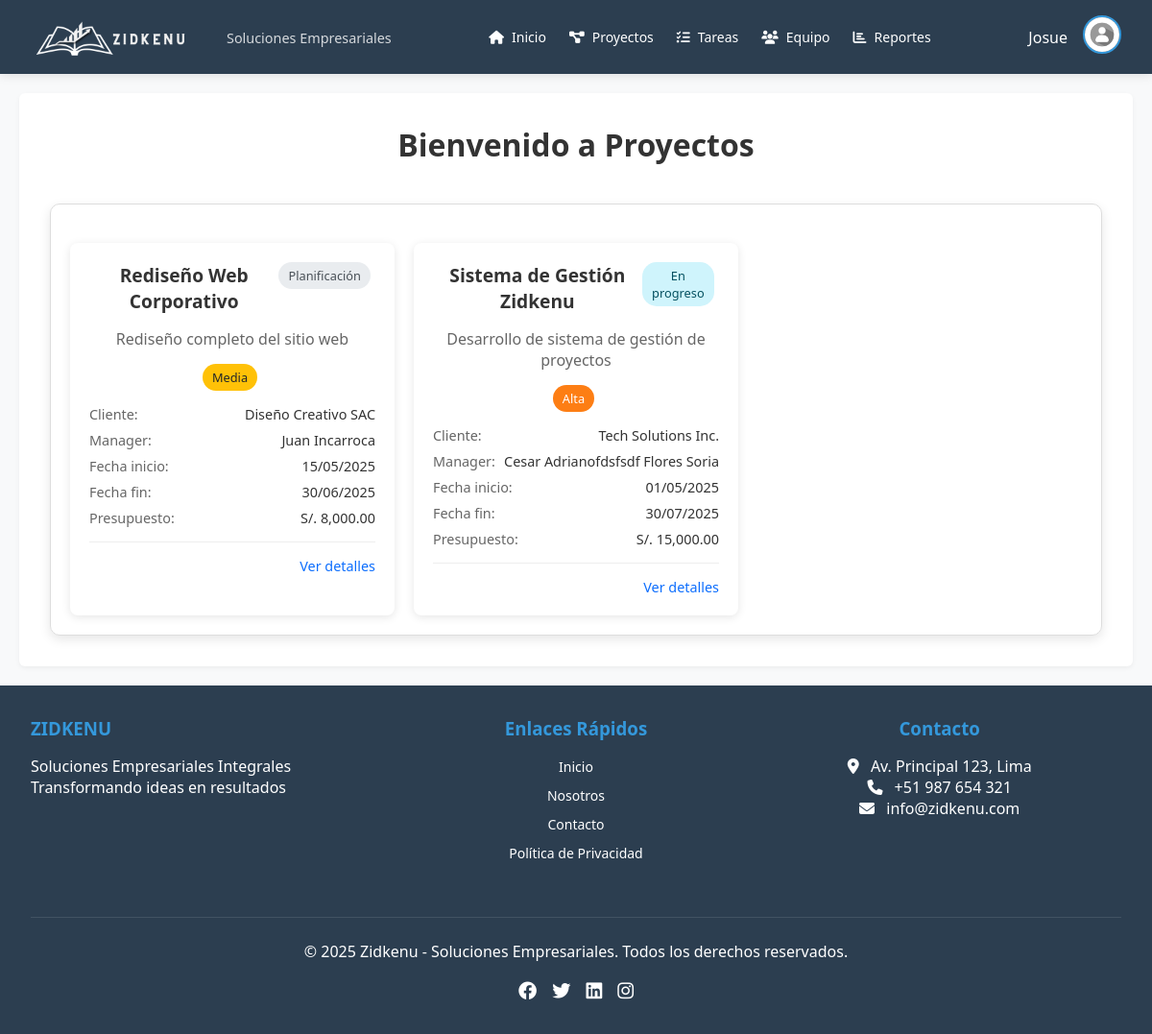
/pantallas/projects.php (signed in), run on the app's committed database.
### tables this page shows
CREATE TABLE `users` (
  `id` int(11) NOT NULL,
  `username` varchar(50) NOT NULL,
  `password` varchar(255) NOT NULL,
  `email` varchar(100) NOT NULL,
  `nombres` varchar(50) NOT NULL,
  `apellidos` varchar(50) NOT NULL,
  `fecha_nacimiento` date NOT NULL,
  `dni` int(8) NOT NULL,
  `celular` int(9) NOT NULL,
  `foto_perfil` varchar(255) DEFAULT '../assets/foto_perfil/default.png',
  `role` enum('admin','manager','member') NOT NULL DEFAULT 'member',
  `created_at` timestamp NOT NULL DEFAULT current_timestamp(),
  `updated_at` timestamp NOT NULL DEFAULT current_timestamp() ON UPDATE current_timestamp()
);

CREATE TABLE `projects` (
  `id` int(11) NOT NULL,
  `name` varchar(100) NOT NULL,
  `description` text DEFAULT NULL,
  `client_id` int(11) DEFAULT NULL,
  `manager_id` int(11) NOT NULL,
  `start_date` date NOT NULL,
  `end_date` date DEFAULT NULL,
  `budget` decimal(15,2) DEFAULT NULL,
  `status` enum('planning','in_progress','on_hold','completed','cancelled') NOT NULL DEFAULT 'planning',
  `priority` enum('low','medium','high','critical') NOT NULL DEFAULT 'medium',
  `created_at` timestamp NOT NULL DEFAULT current_timestamp(),
  `updated_at` timestamp NOT NULL DEFAULT current_timestamp() ON UPDATE current_timestamp()
);

CREATE TABLE `clients` (
  `id` int(11) NOT NULL,
  `name` varchar(100) NOT NULL,
  `contact_person` varchar(100) DEFAULT NULL,
  `email` varchar(100) NOT NULL,
  `phone` varchar(20) DEFAULT NULL,
  `address` text DEFAULT NULL,
  `tax_id` varchar(50) DEFAULT NULL,
  `notes` text DEFAULT NULL,
  `created_by` int(11) NOT NULL,
  `created_at` timestamp NOT NULL DEFAULT current_timestamp(),
  `updated_at` timestamp NOT NULL DEFAULT current_timestamp() ON UPDATE current_timestamp()
);

### pantallas/projects.php (the view, shortened to what this page needs)
<?php
require '../conexion/config.php';
$stmt = $pdo->prepare("SELECT * FROM users WHERE id = ?");
$stmt->execute([$_SESSION['user_id']]);
$user = $stmt->fetch();
$userId = $_SESSION['user_id'];
$userRole = $user['role'];
if ($userRole == 'admin') {
    $stmt = $pdo->query("SELECT p.*, c.name as client_name, u.nombres as manager_name, u.apellidos as manager_lastname
                        FROM projects p
                        LEFT JOIN clients c ON p.client_id = c.id
                        LEFT JOIN users u ON p.manager_id = u.id
                        ORDER BY p.start_date DESC");
    $projects = $stmt->fetchAll();
} else {
    $stmt = $pdo->prepare("SELECT p.*, c.name as client_name, u.nombres as manager_name, u.apellidos as manager_lastname
                        FROM projects p
                        LEFT JOIN clients c ON p.client_id = c.id
                        LEFT JOIN users u ON p.manager_id = u.id
                        INNER JOIN project_team pt ON p.id = pt.project_id
                        WHERE pt.user_id = ?
                        ORDER BY p.start_date DESC");
    $stmt->execute([$userId]);
    $projects = $stmt->fetchAll();
}
function getStatusInfo($status) {
    switch ($status) {
        case 'planning':
            return ['text' => 'Planificación', 'class' => 'status-planning'];
        case 'in_progress':
            return ['text' => 'En progreso', 'class' => 'status-progress'];
    }
}
function getPriorityInfo($priority) {
    switch ($priority) {
        case 'medium':
            return ['text' => 'Media', 'class' => 'priority-medium'];
        case 'high':
            return ['text' => 'Alta', 'class' => 'priority-high'];
    }
}
function formatDate($date) {
    $timestamp = strtotime($date);
    return date('d/m/Y', $timestamp);
}
?>
<!DOCTYPE html>
<html lang="es">
<head>
    <link rel="stylesheet" href="../css/style.css">
</head>
<body>
    <?php include '../estructura/header.php'; ?>
    <h1>Bienvenido a Proyectos</h1>
    <div class="container">
        <?php if (empty($projects)): ?>
        <div class="no-projects">
            <h3>No hay proyectos disponibles</h3>
            <p>Aún no tienes proyectos asignados o no se han creado proyectos en el sistema.</p>
            <?php if ($userRole == 'admin' || $userRole == 'manager'): ?>
            <p>Haz clic en "Nuevo Proyecto" para crear uno.</p>
            <?php endif; ?>
        </div>
        <?php else: ?>
        <div class="project-grid">
            <?php foreach ($projects as $project):
                $statusInfo = getStatusInfo($project['status']);
                $priorityInfo = getPriorityInfo($project['priority']);
            ?>
            <div class="project-card">
                <div class="project-header">
                    <h3 class="project-name"><?= htmlspecialchars($project['name']) ?></h3>
                    <div>
                        <span class="project-status <?= $statusInfo['class'] ?>"><?= $statusInfo['text'] ?></span>
                    </div>
                </div>
                <p class="project-description"><?= htmlspecialchars($project['description'] ?: 'Sin descripción') ?></p>
                <div>
                    <span class="project-priority <?= $priorityInfo['class'] ?>"><?= $priorityInfo['text'] ?></span>
                </div>
                <div class="project-info">
                    <div class="info-row">
                        <span class="info-label">Cliente:</span>
                        <span class="info-value"><?= htmlspecialchars($project['client_name'] ?: 'N/A') ?></span>
                    </div>
                    <div class="info-row">
                        <span class="info-label">Manager:</span>
                        <span class="info-value"><?= htmlspecialchars($project['manager_name'] . ' ' . $project['manager_lastname']) ?></span>
                    </div>
                    <div class="info-row">
                        <span class="info-label">Fecha inicio:</span>
                        <span class="info-value"><?= formatDate($project['start_date']) ?></span>
                    </div>
                    <div class="info-row">
                        <span class="info-label">Fecha fin:</span>
                        <span class="info-value"><?= formatDate($project['end_date']) ?></span>
                    </div>
                    <?php if ($project['budget']): ?>
                    <div class="info-row">
                        <span class="info-label">Presupuesto:</span>
                        <span class="info-value">S/. <?= number_format($project['budget'], 2) ?></span>
                    </div>
                    <?php endif; ?>
                </div>
                <div class="project-footer">
                    <a href="project_detail.php?id=<?= $project['id'] ?>">Ver detalles</a>
                </div>
            </div>
            <?php endforeach; ?>
        </div>
        <?php endif; ?>
    </div>
    <?php include '../estructura/footer.php'; ?>
</body>
</html>

### estructura/header.php (shortened to what this page needs)
<!DOCTYPE html>
<html lang="es">
<head>
    <link rel="stylesheet" href="https://cdnjs.cloudflare.com/ajax/libs/font-awesome/6.4.0/css/all.min.css">
    <link rel="stylesheet" href="../css/style.css">
</head>
<body>
    <header class="navbar">
        <div class="logo-container">
            <img src="../assets/img/zidkenu_logo.png" alt="Zidkenu Logo" class="logo-img">
            <div>
                <span class="logo-slogan">Soluciones Empresariales</span>
            </div>
        </div>
        <nav class="nav-links">
            <a href="home_screen.php"><i class="fas fa-home"></i> Inicio</a>
            <a href="projects.php"><i class="fas fa-project-diagram"></i> Proyectos</a>
            <a href="tasks.php"><i class="fas fa-tasks"></i> Tareas</a>
            <a href="team.php"><i class="fas fa-users"></i> Equipo</a>
            <a href="reports.php"><i class="fas fa-chart-bar"></i> Reportes</a>
        </nav>
        <?php if (isset($_SESSION['user_id'])): ?>
        <div class="user-menu">
            <span class="username"><?= htmlspecialchars($user['nombres'] ?? 'Usuario') ?></span>
            <div class="dropdown">
                <img src="<?= htmlspecialchars($_SESSION['user_avatar'] ?? $user['foto_perfil'] ?? '../assets/foto_perfil/default.jpg') ?>" alt="Avatar" class="avatar" id="avatarBtn">
            </div>
        </div>
        <?php endif; ?>
    </header>
    <main class="main-content">

### estructura/footer.php (shortened to what this page needs)
</main>
    <footer style="background-color: var(--primary-color); color: white; padding: 2rem; text-align: center;">
        <div style="max-width: 1200px; margin: 0 auto; display: flex; flex-direction: column; gap: 1.5rem;">
            <div style="display: flex; justify-content: space-between; flex-wrap: wrap;">
                <div style="flex: 1; min-width: 200px; text-align: left;">
                    <h3 style="margin-bottom: 1rem; color: var(--secondary-color);">ZIDKENU</h3>
                    <p>Soluciones Empresariales Integrales</p>
                    <p>Transformando ideas en resultados</p>
                </div>
                <div style="flex: 1; min-width: 200px;">
                    <h3 style="margin-bottom: 1rem; color: var(--secondary-color);">Enlaces Rápidos</h3>
                    <ul style="list-style: none;">
                        <li style="margin-bottom: 0.5rem;"><a href="home_screen.php" style="color: white; text-decoration: none;">Inicio</a></li>
                        <li style="margin-bottom: 0.5rem;"><a href="about.php" style="color: white; text-decoration: none;">Nosotros</a></li>
                        <li style="margin-bottom: 0.5rem;"><a href="contact.php" style="color: white; text-decoration: none;">Contacto</a></li>
                        <li style="margin-bottom: 0.5rem;"><a href="privacy.php" style="color: white; text-decoration: none;">Política de Privacidad</a></li>
                    </ul>
                </div>
                <div style="flex: 1; min-width: 200px;">
                    <h3 style="margin-bottom: 1rem; color: var(--secondary-color);">Contacto</h3>
                    <p><i class="fas fa-map-marker-alt" style="margin-right: 0.5rem;"></i> Av. Principal 123, Lima</p>
                    <p><i class="fas fa-phone" style="margin-right: 0.5rem;"></i> +51 987 654 321</p>
                    <p><i class="fas fa-envelope" style="margin-right: 0.5rem;"></i> info@zidkenu.com</p>
                </div>
            </div>
            <div style="margin-top: 1.5rem; padding-top: 1.5rem; border-top: 1px solid rgba(255,255,255,0.1);">
                <p>&copy; <?= date('Y') ?> Zidkenu - Soluciones Empresariales. Todos los derechos reservados.</p>
                <div style="display: flex; justify-content: center; gap: 1rem; margin-top: 1rem;">
                    <a href="#" style="color: white; font-size: 1.2rem;"><i class="fab fa-facebook"></i></a>
                    <a href="#" style="color: white; font-size: 1.2rem;"><i class="fab fa-twitter"></i></a>
                    <a href="#" style="color: white; font-size: 1.2rem;"><i class="fab fa-linkedin"></i></a>
                    <a href="#" style="color: white; font-size: 1.2rem;"><i class="fab fa-instagram"></i></a>
                </div>
            </div>
        </div>
    </footer>
</body>
</html>

### css/style.css (style rules this page uses)
:root { --primary-color: #2c3e50; --secondary-color: #3498db; --accent-color: #e74c3c; --light-color: #ecf0f1; --dark-color: #2c3e50; --text-color: #333; --border-radius: 6px; }
body { font-family: Arial, sans-serif; background-color: #fff; margin: 0; padding: 0; }
.container { max-width: 2000px; margin: auto; padding: 20px; border: 1px solid #ddd; border-radius: 10px; text-align: center; box-shadow: 0 4px 12px rgba(0, 0, 0, 0.1); }
h1 { margin-bottom: 20px; }
a { color: #0074d9; text-decoration: none; font-size: 14px; }
* { margin: 0; padding: 0; box-sizing: border-box; font-family: 'Segoe UI', Tahoma, Geneva, Verdana, sans-serif; }
body { background-color: #f5f5f5; min-height: 100vh; display: flex; flex-direction: column; color: var(--text-color); }
.navbar { background-color: var(--primary-color); color: white; padding: 1rem 2rem; display: flex; justify-content: space-between; align-items: center; box-shadow: 0 2px 10px rgba(0, 0, 0, 0.1); position: relative; z-index: 1000; }
.logo-container { display: flex; align-items: center; gap: 1rem; }
.logo-img { height: 40px; }
.logo-slogan { font-size: 0.9rem; opacity: 0.8; margin-left: 1rem; }
.nav-links { display: flex; gap: 1.5rem; }
.nav-links a { color: white; text-decoration: none; font-weight: 500; transition: color 0.3s; display: flex; align-items: center; gap: 0.5rem; padding: 0.5rem 0; }
.user-menu { display: flex; align-items: center; gap: 1rem; position: relative; }
.username { font-weight: 500; cursor: pointer; }
.avatar { width: 40px; height: 40px; border-radius: 50%; object-fit: cover; cursor: pointer; border: 2px solid var(--secondary-color); transition: transform 0.2s; }
.main-content { flex: 1; padding: 2rem; background-color: #fff; margin: 20px; border-radius: var(--border-radius); box-shadow: 0 2px 5px rgba(0,0,0,0.05); }
h1 { text-align: center; }
.project-grid { display: grid; grid-template-columns: repeat(auto-fill, minmax(300px, 1fr)); gap: 20px; margin-top: 20px; }
.project-card { background-color: white; border-radius: 8px; box-shadow: 0 2px 10px rgba(0,0,0,0.1); padding: 20px; transition: transform 0.2s; }
.project-header { display: flex; justify-content: space-between; align-items: flex-start; margin-bottom: 15px; }
.project-name { font-size: 1.2rem; font-weight: 600; margin: 0; }
.project-description { color: #666; margin-bottom: 15px; display: -webkit-box; -webkit-line-clamp: 3; -webkit-box-orient: vertical; overflow: hidden; text-overflow: ellipsis; }
.project-status, .project-priority { display: inline-block; padding: 5px 10px; border-radius: 15px; font-size: 0.8rem; font-weight: 500; margin-right: 5px; }
.status-planning { background-color: #e9ecef; color: #495057; }
.status-progress { background-color: #cff4fc; color: #055160; }
.priority-medium { background-color: #fff3cd; color: #664d03; }
.priority-high { background-color: #f8d7da; color: #842029; }
.project-info { display: flex; flex-direction: column; gap: 8px; margin-top: 15px; font-size: 0.9rem; }
.info-row { display: flex; justify-content: space-between; }
.info-label { color: #666; }
.info-value { font-weight: 500; }
.project-footer { display: flex; justify-content: flex-end; margin-top: 15px; padding-top: 15px; border-top: 1px solid #eee; }
.project-footer a { text-decoration: none; color: #0d6efd; font-weight: 500; font-size: 0.9rem; }
.priority-medium { background-color: #ffc107; color: #212529; }
.priority-high { background-color: #fd7e14; color: white; }
body { background-color: #f8f9fa; }
.priority-high { background-color: #fd7e14; }
:root { --primary: #4361ee; --secondary: #3f37c9; --success: #4cc9f0; --info: #4895ef; --warning: #f8961e; --danger: #f72585; --light: #f8f9fa; --dark: #212529; --white: #ffffff; --gray: #6c757d; }

### data on the page
users: nombres "Josue", foto_perfil (placeholder picture)
projects: name "Rediseño Web Corporativo", status "Planificación", description "Rediseño completo del sitio web", priority "Media", client.name "Diseño Creativo SAC", manager.apellidos "Juan Incarroca", start_date "15/05/2025", end_date "30/06/2025", budget "8,000.00"
projects: name "Sistema de Gestión Zidkenu", status "En progreso", description "Desarrollo de sistema de gestión de proyectos", priority "Alta", client.name "Tech Solutions Inc.", manager.apellidos "Cesar Adrianofdsfsdf Flores Soria", start_date "01/05/2025", end_date "30/07/2025", budget "15,000.00"
